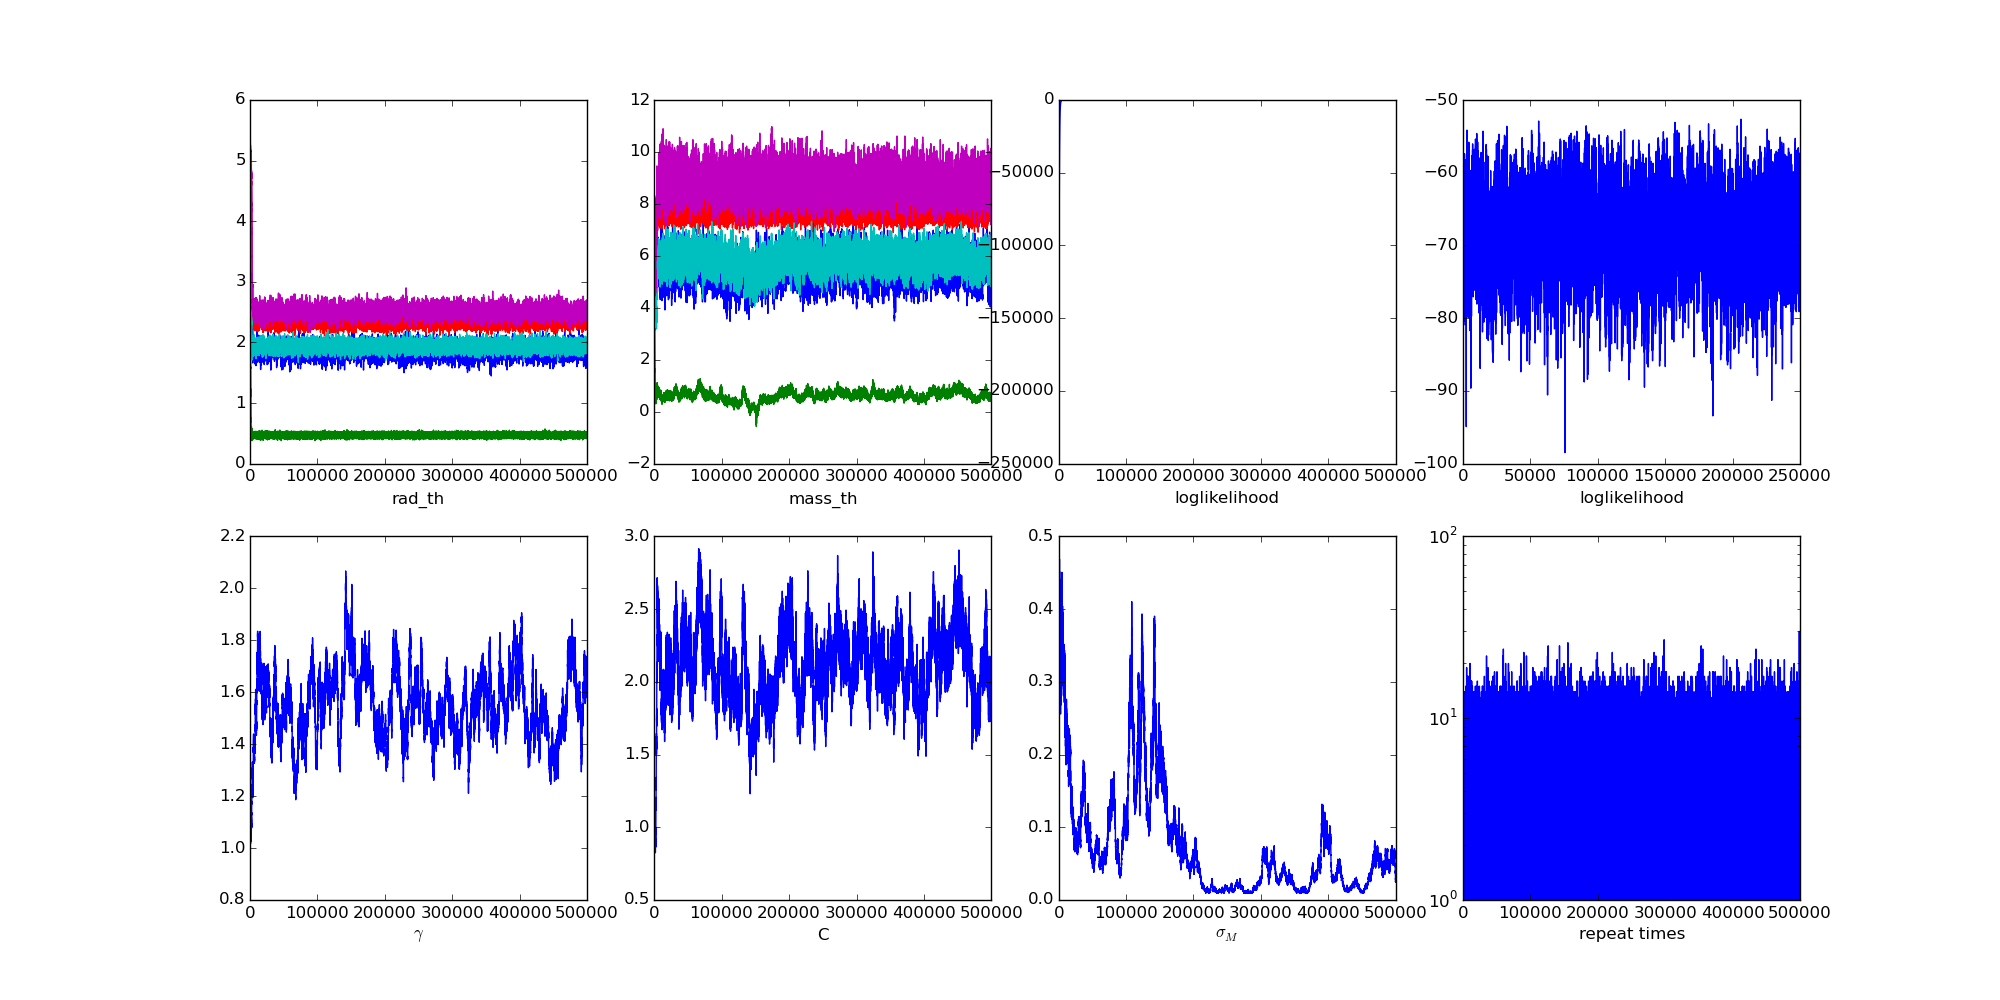

This chart was generated by the following Python code:
'''
see if I can reproduce Angie's result with my code
'''


### import 
import numpy as np
import matplotlib.pyplot as plt
import sys
sys.path.append('../..')
from NaiveMC.mcmc import hbm_joint_cdf
from scipy.stats import norm, uniform


### data
#data = np.loadtxt('/Users/jingjing/Work/DK_project/Data/2015-Wolfgang/1504-07557v1/table1_data.txt', skiprows=1, usecols=(2,3,4,5))
data = np.loadtxt('table1_data.txt', skiprows=1, usecols=(2,3,4,5))
mass_ob = data[:,0]
mass_err = data[:,1]
rad_ob = data[:,2]
rad_err = data[:,3]

### select rad_ob < 1.6
'''
ind = rad_ob < 1.6
mass_ob = mass_ob[ind]
mass_err = mass_err[ind]
rad_ob = rad_ob[ind]
rad_err = rad_err[ind]
'''

n_group = len(mass_ob)
print 'n_group', n_group


### inverse sampling
def inverse_hyper(hyper_prob):
	pr_gamma, pr_lnc, pr_logsm = hyper_prob

	gamma = norm.ppf(pr_gamma, 1., 1.)
	lnc = uniform.ppf(pr_lnc, -3., 6.)
	logsm2 = uniform.ppf(pr_logsm, -4., 6.)

	hyper = np.array([ gamma, np.exp(lnc), (10.**logsm2)**0.5 ])	

	return hyper

def inverse_local(local_prob, hyper):
	n_group = len(local_prob)/2

	# Rad
	rad_th = uniform.ppf(local_prob[:n_group], 0.1, 10.)	

	# Mass
	gamma, c, sm = hyper[0], hyper[1], hyper[2]
	mu = c * rad_th ** gamma
	mass_th = norm.ppf(local_prob[n_group:], mu, sm)

	local = np.hstack((rad_th, mass_th))

	return local


### inverse likelihood
def loglike_function(hyper, local, mass_ob, mass_err, rad_ob, rad_err):
	sm = hyper[2]

	n_group = len(local)/2
	rad_th = local[:n_group]
	mass_th = local[n_group:]

	L = 0. - 0.5* np.sum( (rad_th - rad_ob)**2./rad_err**2. ) \
		- 0.5* np.sum( (mass_th - mass_ob)**2./(mass_err**2. + sm**2.) ) \
		- 0.5* np.sum(np.log( mass_err**2.+ sm**2. ))

	return L

### likelihood
'''
def data_given_local( local, mass_ob, mass_err, rad_ob, rad_err ):
	n_group = len(local)/2
	
	rad_th = local[:n_group]
	mass_th = local[n_group:]

	total_loglikelihood = 0. - np.sum( (mass_ob - mass_th)**2./mass_err**2. ) \
						 - np.sum( (rad_ob - rad_th)**2./rad_err**2. )
		
	return total_loglikelihood


def local_given_hyper(hyper,local):
	c, gamma, sm = hyper

	n_group = len(local)/2
	rad_th = local[:n_group]
	mass_th = local[n_group:]

	mu = c * rad_th ** gamma

	total_loglikelihood = 0. - n_group * np.log(sm) - np.sum( (mass_th-mu)**2./sm**2. )

	return total_loglikelihood


def hyper_prior(hyper):
	c, gamma, sm = hyper
	
	total_loglikelihood = 0. - np.log(c) - (gamma-1.)**2. - np.log(sm)

	return total_loglikelihood
'''


### domain check
'''
def hyper_domain(hyper_tmp, hyper_old):
	hyper_new = hyper_tmp + 0.
	if hyper_tmp[0] > np.exp(3.) or hyper_tmp[0] < np.exp(-3.):
		hyper_new[0] = hyper_old[0] + 0.
	if hyper_tmp[2] > 10. or hyper_tmp[2] < 10.**-2.:
		hyper_new[2] = hyper_old[2] + 0.

	return hyper_new

def local_domain(local_tmp, local_old):
	local_new = local_tmp + 0.

	n_group = len(local_tmp)/2

	# radius ~ uniform(0.1, 10)
	for i_group in range(n_group):
		if local_tmp[i_group] > 10. or local_tmp[i_group] < 0.1:
			local_new[i_group] = local_old[i_group] + 0.

	return local_new
'''


### mcmc
import time
print 'start:', time.asctime()

n_step = int(5e0)


### include prior likelihood
'''
hyper0 = np.array([1., 1., 0.01,])
hyper_stepsize = np.array([1e-2, 1e-2, 0.])
local0 = np.hstack(( 2.* np.ones(n_group), 5.* np.ones(n_group) ))
local_stepsize = 1e-2 * np.ones(2*n_group)


hyper_chain, local_chain, loglikelihood_chain, repeat_chain, stop_step = \
hbm_joint(hyper0, hyper_stepsize, local0, local_stepsize, n_step, \
hyper_prior, local_given_hyper, data_given_local, data=[mass_ob, mass_err, rad_ob, rad_err], \
hyper_domain=hyper_domain, local_domain=local_domain, \
trial_upbound = n_step*10)
'''



### inverse sampling
hyper_prob0 = np.array([0.5, 0.5, 0.5])
local_prob0 = 0.5 * np.ones(2*n_group)
hyper_stepsize = np.array([1e-3, 1e-3, 1e-3])
local_stepsize = 1e-3 * np.ones(2*n_group)

hyper_prob_chain, hyper_chain, local_prob_chain, local_chain, \
loglikelihood_chain, repeat_chain, stop_step = \
hbm_joint_cdf(hyper_prob0, hyper_stepsize, local_prob0, local_stepsize, n_step,\
inverse_hyper, inverse_local,\
loglike_function, data=[mass_ob, mass_err, rad_ob, rad_err],\
trial_upbound = n_step*10)


print 'end', time.asctime()

### plot
row = 2
col = 4

f, ((a00,a01,a02,a03),(a10,a11,a12,a13))=plt.subplots(row,col,figsize=(col*5,row*5))
ax = ((a00,a01,a02,a03),(a10,a11,a12,a13))


# local chain
choice = np.random.choice(np.arange(n_group),5)

for i in range(5):
	ax[0][0].plot(local_chain[:stop_step,choice[i]])
	ax[0][1].plot(local_chain[:stop_step,n_group+choice[i]])
ax[0][0].set_xlabel('rad_th')
ax[0][1].set_xlabel('mass_th')


# loglikelihood chain
ax[0][2].plot(loglikelihood_chain[:stop_step])
ax[0][2].set_xlabel('loglikelihood')

# last 1/2 of loglikelihood
ax[0][3].plot(loglikelihood_chain[stop_step/2:stop_step])
ax[0][3].set_xlabel('loglikelihood')

# hyper chain
for i in range(3):
	ax[1][i].plot(hyper_chain[:stop_step,i])
ax[1][1].set_xlabel('C')
ax[1][0].set_xlabel(r'$\gamma$')
ax[1][2].set_xlabel(r'$\sigma_M$')


# repeat chain
ax[1][3].plot(repeat_chain[:stop_step])
ax[1][3].set_xlabel('repeat times')
ax[1][3].set_yscale('log')

plt.savefig('test_angie_blowup.png')


np.savetxt('test_angie_blowup.out', hyper_chain[:stop_step,:])
